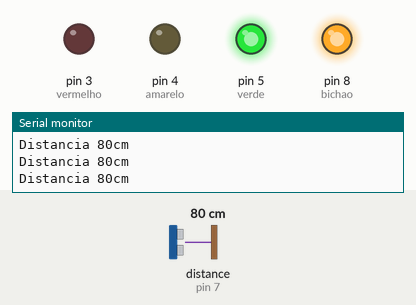
A sketch run on a simulated Arduino Uno, built with avr-gcc and run on an emulated ATmega328P. Parts: output pins drawn as LEDs (lit = HIGH), the last lines printed to the serial monitor. Dashed ring = blinking. The inputs (shaded band) are chosen by the test bench; at power-on: distance to the obstacle (sensor on pin 7) 80 cm. The echo pulse lasts 58.3 µs per cm; pins used as bus, display or sensor lines are not drawn.

Above: at 1.2 s.
1.3 s: distance to the obstacle (sensor on pin 7) set to 21 cm
4.3 s: distance to the obstacle (sensor on pin 7) set to 17 cm
At 4.7 s:
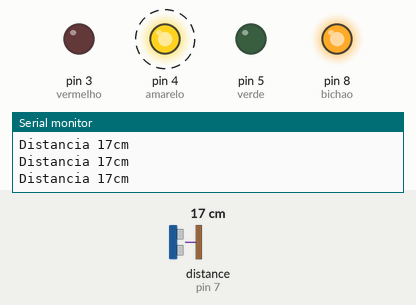
7.3 s: distance to the obstacle (sensor on pin 7) set to 11 cm
10.3 s: distance to the obstacle (sensor on pin 7) set to 8 cm
At 10.7 s:
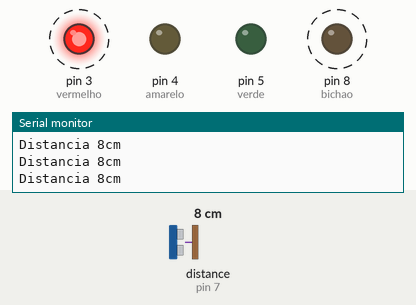
13.3 s: distance to the obstacle (sensor on pin 7) set to 60 cm
At 15.8 s:
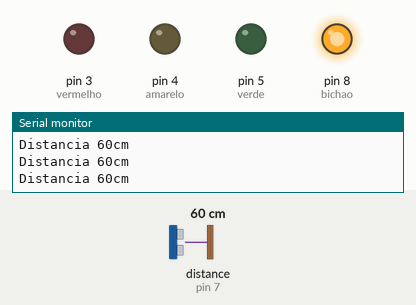
16.3 s: distance to the obstacle (sensor on pin 7) set to 18 cm
At 16.9 s:
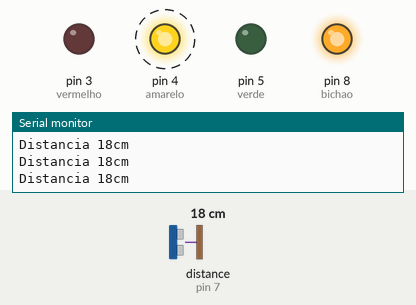
Timing chart, 0 to 20.3 s (numbered marks = the images above; inputs shaded):
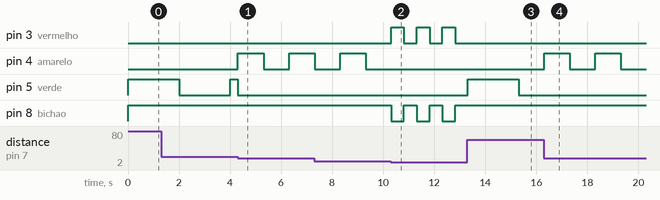

The sketch:

sketch_feb28a.ino
```cpp
#include "Ultrasonic.h" //INCLUSÃO DA BIBLIOTECA NECESSÁRIA PARA FUNCIONAMENTO DO CÓDIGO
#include <string.h>

#define echoPin 7 //PINO DIGITAL UTILIZADO PELO HC-SR04 ECHO(RECEBE)
#define trigPin 6 //PINO DIGITAL UTILIZADO PELO HC-SR04 TRIG(ENVIA)
#define verde 5
#define amarelo 4
#define vermelho 3
#define bichao 8

Ultrasonic ultrasonic(trigPin,echoPin); //INICIALIZANDO OS PINOS DO ARDUINO

int distancia; //VARIÁVEL DO TIPO INTEIRO
String result; //VARIÁVEL DO TIPO STRING
String cor;

float meioSeg = 57723.5;
float umSeg = 49911;
float doisSeg = 34286;

void setup(){
  pinMode(echoPin, INPUT); //DEFINE O PINO COMO ENTRADA (RECEBE)
  pinMode(trigPin, OUTPUT); //DEFINE O PINO COMO SAIDA (ENVIA)
  pinMode(verde, OUTPUT);
  pinMode(amarelo, OUTPUT);
  pinMode(vermelho, OUTPUT);
  pinMode(bichao, OUTPUT);
  digitalWrite(bichao,1);
  Serial.begin(9600); //INICIALIZA A PORTA SERIAL

  noInterrupts();                       // disable all interrupts
  TCCR1A = 0;
  TCCR1B = 0;
  TCNT1 = umSeg;                        // preload timer
  TCCR1B |= (1 << CS10)|(1 << CS12);    // 1024 prescaler
  TIMSK1 |= (1 << TOIE1);               // enable timer overflow interrupt ISR
  interrupts();                         // enable all interrupts
  }
void loop(){

  hcsr04(); //VARIÁVEL GLOBAL RECEBE O VALOR DA DISTÂNCIA MEDIDA
  Serial.print("Distancia "); //IMPRIME O TEXTO NO MONITOR SERIAL
  Serial.print(result); ////IMPRIME NO MONITOR SERIAL A DISTÂNCIA MEDIDA
  Serial.println("cm"); //IMPRIME O TEXTO NO MONITOR SERIAL


}
//MÉTODO RESPONSÁVEL POR CALCULAR A DISTÂNCIA
void hcsr04(){
    digitalWrite(trigPin, LOW); //SETA O PINO 6 COM UM PULSO BAIXO "LOW"
    delayMicroseconds(2); //INTERVALO DE 2 MICROSSEGUNDOS
    digitalWrite(trigPin, HIGH); //SETA O PINO 6 COM PULSO ALTO "HIGH"
    delayMicroseconds(10); //INTERVALO DE 10 MICROSSEGUNDOS
    digitalWrite(trigPin, LOW); //SETA O PINO 6 COM PULSO BAIXO "LOW" NOVAMENTE
    //FUNÇÃO RANGING, FAZ A CONVERSÃO DO TEMPO DE
    //RESPOSTA DO ECHO EM CENTIMETROS, E ARMAZENA
    //NA VARIAVEL "distancia"
    distancia = (ultrasonic.Ranging(CM)); //VARIÁVEL GLOBAL RECEBE O VALOR DA DISTÂNCIA MEDIDA
    result = String(distancia); //VARIÁVEL GLOBAL DO TIPO STRING RECEBE A DISTÂNCIA(CONVERTIDO DE INTEIRO PARA STRING)
    if(distancia < 10){
      if(cor != "vermei"){
        cor = "vermei";
        digitalWrite(verde, 0);
        digitalWrite(amarelo, 0);
        TCNT1 = 65530;
      }
      return;
    }
    if(distancia < 20){
      if(cor != "marelo"){
        cor = "marelo";
        digitalWrite(verde, 0);
        digitalWrite(vermelho, 0);
        digitalWrite(bichao,1);
        TCNT1 = 65530;
      }
      return;
    }
    if(cor != "verde"){
      cor = "verde";
      digitalWrite(amarelo, 0);
      digitalWrite(vermelho, 0);
      digitalWrite(bichao,1);
      TCNT1 = 65530;
    }
    delay(20);
 }

 ISR(TIMER1_OVF_vect){                    // interrupt service routine for overflow
  if(cor == "vermei"){
    TCNT1 = meioSeg;
    digitalWrite(bichao, digitalRead(bichao) ^0b00000001);
    digitalWrite(vermelho, digitalRead(vermelho) ^0b00000001);
    return;
  }
  if(cor == "marelo"){
    TCNT1 = umSeg;
    digitalWrite(amarelo, digitalRead(amarelo) ^0b00000001);
    return;
  }
  TCNT1 = doisSeg;
  digitalWrite(verde, digitalRead(verde) ^0b00000001);
  return;
} 
```

Measured:
- the behaviour switches between 20 and 19 cm on distance to the obstacle (sensor on pin 7) (found by bisection; images 0 and 1)
- the behaviour switches between 10 and 9 cm on distance to the obstacle (sensor on pin 7) (found by bisection; images 1 and 2)
- after the input at 4.3 s, pin 4 (amarelo): LOW → HIGH at once, → LOW 1.0 s later, → HIGH 1.0 s later; pin 5 (verde): HIGH → LOW after 0.01 s instead of 1.7 s
- after the input at 10.3 s, pin 3 (vermelho), pin 8 (bichao): alternates HIGH for 0.50 s and LOW for 0.50 s, starting at once; pin 4 (amarelo): stays LOW (without the input it goes to HIGH after 0.01 s)
- after the input at 13.3 s, pin 3 (vermelho): stops changing and stays LOW; pin 5 (verde): LOW → HIGH at once, → LOW 2.0 s later; pin 8 (bichao): stops changing and stays HIGH
- after the input at 16.3 s, pin 4 (amarelo): alternates HIGH for 1.0 s and LOW for 1.0 s, starting at once; pin 5 (verde): stays LOW (without the input it goes to HIGH after 1.0 s)
